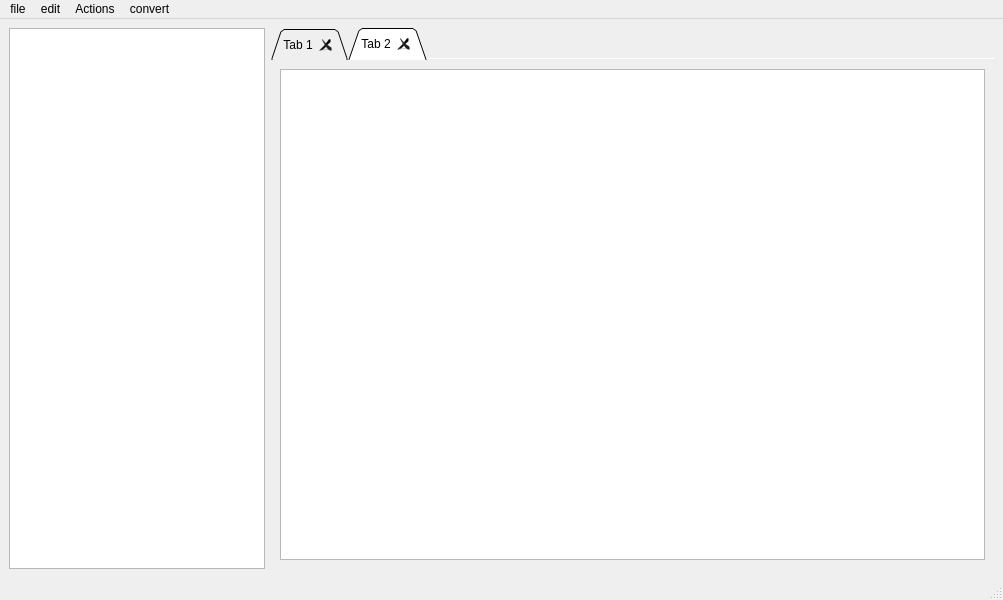
<?xml version="1.0" encoding="UTF-8"?>
<ui version="4.0">
 <class>MainWindow</class>
 <widget class="QMainWindow" name="MainWindow">
  <property name="geometry">
   <rect>
    <x>0</x>
    <y>0</y>
    <width>1003</width>
    <height>600</height>
   </rect>
  </property>
  <property name="windowTitle">
   <string>MainWindow</string>
  </property>
  <widget class="QWidget" name="centralwidget">
   <layout class="QHBoxLayout" name="horizontalLayout_5">
    <item>
     <widget class="QTreeView" name="treeView"/>
    </item>
    <item>
     <widget class="QTabWidget" name="tabWidget">
      <property name="enabled">
       <bool>true</bool>
      </property>
      <property name="sizePolicy">
       <sizepolicy hsizetype="Expanding" vsizetype="Expanding">
        <horstretch>1</horstretch>
        <verstretch>1</verstretch>
       </sizepolicy>
      </property>
      <property name="focusPolicy">
       <enum>Qt::TabFocus</enum>
      </property>
      <property name="tabShape">
       <enum>QTabWidget::Triangular</enum>
      </property>
      <property name="currentIndex">
       <number>1</number>
      </property>
      <property name="iconSize">
       <size>
        <width>10</width>
        <height>10</height>
       </size>
      </property>
      <property name="documentMode">
       <bool>true</bool>
      </property>
      <property name="tabsClosable">
       <bool>true</bool>
      </property>
      <property name="movable">
       <bool>true</bool>
      </property>
      <widget class="QWidget" name="tab">
       <attribute name="title">
        <string>Tab 1</string>
       </attribute>
       <layout class="QHBoxLayout" name="horizontalLayout_4">
        <item>
         <widget class="QTextEdit" name="textEdit_3"/>
        </item>
       </layout>
      </widget>
      <widget class="QWidget" name="tab_2">
       <attribute name="title">
        <string>Tab 2</string>
       </attribute>
       <layout class="QHBoxLayout" name="horizontalLayout">
        <item>
         <widget class="QTextEdit" name="textEdit">
          <property name="tabletTracking">
           <bool>false</bool>
          </property>
          <property name="autoFormatting">
           <set>QTextEdit::AutoAll</set>
          </property>
          <property name="tabStopWidth">
           <number>30</number>
          </property>
          <property name="tabStopDistance">
           <double>30.000000000000000</double>
          </property>
         </widget>
        </item>
       </layout>
      </widget>
     </widget>
    </item>
   </layout>
  </widget>
  <widget class="QMenuBar" name="menubar">
   <property name="geometry">
    <rect>
     <x>0</x>
     <y>0</y>
     <width>1003</width>
     <height>25</height>
    </rect>
   </property>
   <widget class="QMenu" name="menuXML_Nemo">
    <property name="title">
     <string>file</string>
    </property>
    <addaction name="actionopen_file"/>
    <addaction name="actionnew_file"/>
    <addaction name="actionsave"/>
    <addaction name="actionsave_as"/>
    <addaction name="separator"/>
    <addaction name="actionexit"/>
   </widget>
   <widget class="QMenu" name="menuedit">
    <property name="title">
     <string>edit</string>
    </property>
    <addaction name="actioncopy"/>
    <addaction name="actionpaste"/>
    <addaction name="actioncut"/>
    <addaction name="separator"/>
    <addaction name="actionundo"/>
    <addaction name="actionredo"/>
   </widget>
   <widget class="QMenu" name="menuActions">
    <property name="title">
     <string>Actions</string>
    </property>
    <addaction name="actionFormat"/>
    <addaction name="actionminify"/>
    <addaction name="separator"/>
    <addaction name="actionCheck_Error"/>
    <addaction name="actioncorrect_errors"/>
    <addaction name="separator"/>
    <addaction name="actioncompress"/>
    <addaction name="actionunCompress"/>
   </widget>
   <widget class="QMenu" name="menuconvert">
    <property name="title">
     <string>convert</string>
    </property>
    <addaction name="actiontojson"/>
   </widget>
   <addaction name="menuXML_Nemo"/>
   <addaction name="menuedit"/>
   <addaction name="menuActions"/>
   <addaction name="menuconvert"/>
  </widget>
  <widget class="QStatusBar" name="statusbar"/>
  <action name="actionopen_file">
   <property name="text">
    <string>open file</string>
   </property>
  </action>
  <action name="actionsave">
   <property name="text">
    <string>save </string>
   </property>
  </action>
  <action name="actionsave_as">
   <property name="text">
    <string>save as</string>
   </property>
  </action>
  <action name="actionexit">
   <property name="text">
    <string>exit</string>
   </property>
  </action>
  <action name="actioncopy">
   <property name="text">
    <string>copy</string>
   </property>
  </action>
  <action name="actionpaste">
   <property name="text">
    <string>paste</string>
   </property>
  </action>
  <action name="actioncut">
   <property name="text">
    <string>cut</string>
   </property>
  </action>
  <action name="actionredo">
   <property name="text">
    <string>redo</string>
   </property>
  </action>
  <action name="actionundo">
   <property name="text">
    <string>undo</string>
   </property>
  </action>
  <action name="actionnew_file">
   <property name="text">
    <string>new file</string>
   </property>
   <property name="shortcut">
    <string extracomment="ctrl+s"/>
   </property>
   <property name="shortcutContext">
    <enum>Qt::WidgetShortcut</enum>
   </property>
  </action>
  <action name="actionCheck_Error">
   <property name="text">
    <string>Check Error</string>
   </property>
  </action>
  <action name="actionFormat">
   <property name="text">
    <string>Format</string>
   </property>
  </action>
  <action name="actiontojson">
   <property name="text">
    <string>tojson</string>
   </property>
  </action>
  <action name="actionminify">
   <property name="text">
    <string>minify</string>
   </property>
  </action>
  <action name="actioncorrect_errors">
   <property name="text">
    <string>correct errors</string>
   </property>
  </action>
  <action name="actioncompress">
   <property name="text">
    <string>compress</string>
   </property>
  </action>
  <action name="actionunCompress">
   <property name="text">
    <string>unCompress</string>
   </property>
  </action>
 </widget>
 <resources/>
 <connections/>
</ui>
